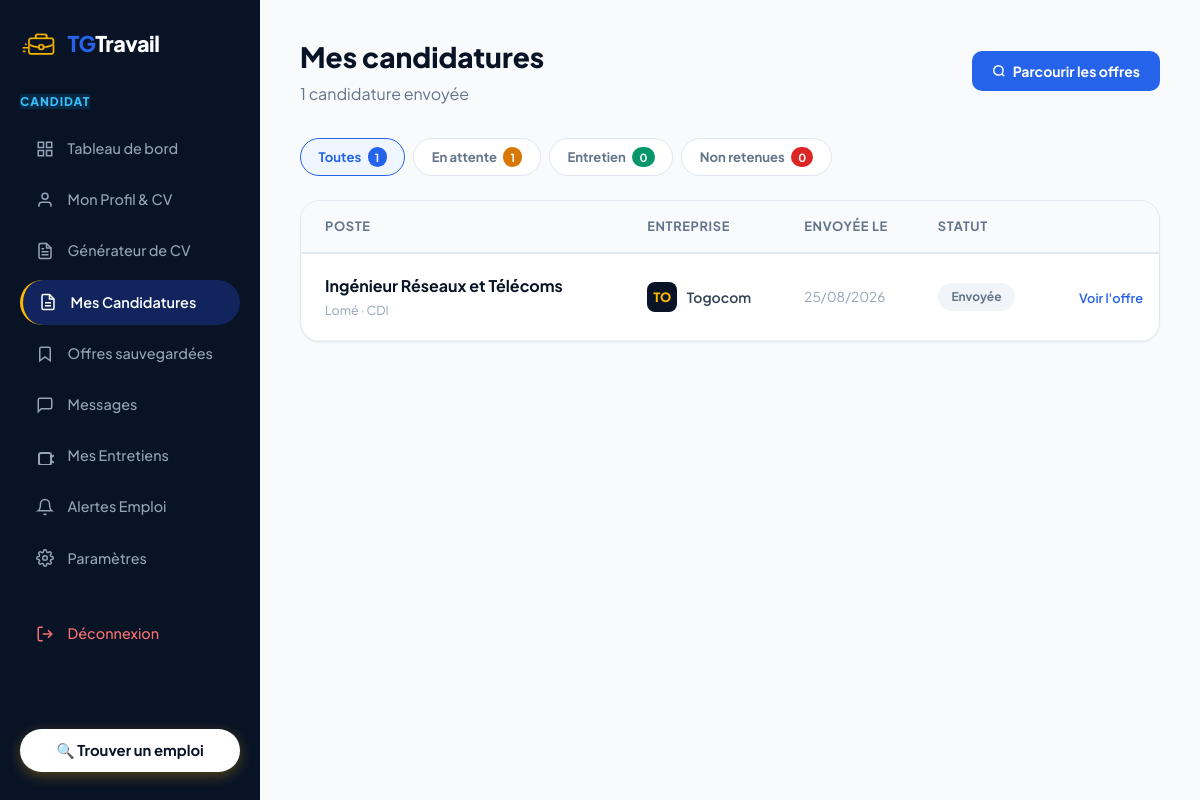
Page /siteweb/candidat/mes-candidatures.php (signed in) on the committed database.
### tables this page shows
CREATE TABLE `applications` (
  `id` int(11) NOT NULL AUTO_INCREMENT,
  `job_id` int(11) NOT NULL,
  `candidate_id` int(11) NOT NULL,
  `lettre_motivation` text,
  `video_pitch` varchar(255) DEFAULT NULL,
  `cv_url` varchar(255) DEFAULT NULL,
  `pretention_salariale` int(11) DEFAULT NULL,
  `disponibilite` varchar(50) DEFAULT NULL,
  `statut` enum('nouveau','evaluation','entretien','embauche','refuse','en_attente','vue','retenu','accepte') DEFAULT 'nouveau',
  `date_entretien` datetime DEFAULT NULL,
  `lieu_entretien` varchar(191) DEFAULT NULL,
  `type_entretien` varchar(50) DEFAULT NULL,
  `note_recruteur` text,
  `created_at` timestamp NOT NULL DEFAULT CURRENT_TIMESTAMP,
  `updated_at` timestamp NOT NULL DEFAULT CURRENT_TIMESTAMP ON UPDATE CURRENT_TIMESTAMP,
  PRIMARY KEY (`id`),
  KEY `job_id` (`job_id`),
  KEY `candidate_id` (`candidate_id`),
  CONSTRAINT `applications_ibfk_1` FOREIGN KEY (`job_id`) REFERENCES `jobs` (`id`) ON DELETE CASCADE,
  CONSTRAINT `applications_ibfk_2` FOREIGN KEY (`candidate_id`) REFERENCES `users` (`id`) ON DELETE CASCADE
);

CREATE TABLE `jobs` (
  `id` int(11) NOT NULL AUTO_INCREMENT,
  `company_id` int(11) NOT NULL,
  `titre` varchar(191) NOT NULL,
  `categorie` varchar(100) NOT NULL,
  `type_contrat` varchar(50) NOT NULL,
  `lieu` varchar(100) NOT NULL DEFAULT 'Lomé',
  `mode_travail` varchar(50) NOT NULL DEFAULT 'Sur site',
  `experience_requise` varchar(50) NOT NULL DEFAULT '2-4 ans',
  `salaire_min` int(11) NOT NULL DEFAULT '150000',
  `salaire_max` int(11) NOT NULL DEFAULT '250000',
  `description` text NOT NULL,
  `missions` text,
  `profil_recherche` text,
  `competences_requises` text,
  `date_limite` date DEFAULT NULL,
  `pack` enum('simple','alaune') NOT NULL DEFAULT 'simple',
  `statut` enum('active','en_attente','refusee','expiree','ouverte','suspendue') DEFAULT 'active',
  `motif_rejet` text,
  `vues_count` int(11) NOT NULL DEFAULT '0',
  `candidatures_count` int(11) NOT NULL DEFAULT '0',
  `created_at` timestamp NOT NULL DEFAULT CURRENT_TIMESTAMP,
  `updated_at` timestamp NOT NULL DEFAULT CURRENT_TIMESTAMP ON UPDATE CURRENT_TIMESTAMP,
  `boosted_until` datetime DEFAULT NULL,
  `featured_until` datetime DEFAULT NULL,
  `push_sent_at` datetime DEFAULT NULL,
  PRIMARY KEY (`id`),
  KEY `company_id` (`company_id`),
  CONSTRAINT `jobs_ibfk_1` FOREIGN KEY (`company_id`) REFERENCES `companies` (`id`) ON DELETE CASCADE
);

CREATE TABLE `companies` (
  `id` int(11) NOT NULL AUTO_INCREMENT,
  `user_id` int(11) NOT NULL,
  `nom` varchar(150) NOT NULL,
  `secteur` varchar(100) NOT NULL,
  `ville` varchar(100) NOT NULL DEFAULT 'Lomé',
  `adresse` varchar(255) DEFAULT NULL,
  `telephone` varchar(30) DEFAULT NULL,
  `email` varchar(191) DEFAULT NULL,
  `logo` varchar(255) DEFAULT NULL,
  `description` text,
  `rccm` varchar(100) DEFAULT NULL,
  `verifie` tinyint(1) NOT NULL DEFAULT '0',
  `created_at` timestamp NOT NULL DEFAULT CURRENT_TIMESTAMP,
  `site_web` varchar(255) DEFAULT NULL,
  `type_entite` enum('entreprise','particulier') DEFAULT 'entreprise',
  `cni_document` varchar(255) DEFAULT NULL,
  `statut_validation` enum('en_attente','valide','rejete','a_completer') DEFAULT 'en_attente',
  `motif_rejet` text,
  `subscription_plan` enum('gratuit','basique','premium') DEFAULT 'gratuit',
  `subscription_end` datetime DEFAULT NULL,
  `job_credits` int(11) DEFAULT '0',
  PRIMARY KEY (`id`),
  KEY `user_id` (`user_id`),
  CONSTRAINT `companies_ibfk_1` FOREIGN KEY (`user_id`) REFERENCES `users` (`id`) ON DELETE CASCADE
);

### siteweb/candidat/mes-candidatures.php (the view, shortened to what this page needs)
<?php
$userId = $_SESSION['user_id'];
$pdo = getDB();
$stmt = $pdo->prepare("
  SELECT a.*, j.titre, j.lieu as ville, j.type_contrat, comp.nom as raison_sociale, comp.logo as logo_url
  FROM applications a
  JOIN jobs j ON a.job_id = j.id
  JOIN companies comp ON j.company_id = comp.id
  WHERE a.candidate_id = ?
  ORDER BY a.created_at DESC
");
$stmt->execute([$userId]);
$candidatures = $stmt->fetchAll();
include __DIR__ . '/../includes/header.php';
?>
<div class="dashboard-wrapper">
  <?php include __DIR__ . '/../includes/candidat_sidebar.php'; ?>
  <main class="dashboard-content-main">
    <div class="dashboard-header" style="display:flex; justify-content:space-between; align-items:center; margin-bottom:2rem; flex-wrap:wrap; gap:1rem;">
      <div class="dashboard-header-left" style="display:flex; align-items:center; gap:1rem;">
        <div>
        <h1 style="font-size:1.75rem; font-weight:800; color:var(--color-primary-dark);">Mes candidatures</h1>
        <p style="color:var(--text-muted); margin-top:0.25rem;">
          <?= count($candidatures) ?> candidature<?= count($candidatures) > 1 ? 's' : '' ?> envoyée<?= count($candidatures) > 1 ? 's' : '' ?>
        </p>
      </div>
      </div>
      <a href="../pages/offres.php" style="display:inline-flex; align-items:center; gap:0.4rem; padding:0.6rem 1.25rem; border-radius:10px; background:#2563EB; color:#FFF; font-weight:700; font-size:0.875rem; text-decoration:none;">
        <svg width="14" height="14" viewBox="0 0 24 24" fill="none" stroke="currentColor" stroke-width="2.5"><circle cx="11" cy="11" r="8"/><line x1="21" y1="21" x2="16.65" y2="16.65"/></svg>
        Parcourir les offres
      </a>
    </div>
    <?php if (empty($candidatures)): ?>
      <div style="text-align:center; padding:4rem 2rem; background:var(--bg-surface); border:1px solid var(--border-light); border-radius:20px;">
        <div style="width:72px; height:72px; background:#EFF6FF; border-radius:50%; display:flex; align-items:center; justify-content:center; margin:0 auto 1.25rem;">
          <svg width="32" height="32" viewBox="0 0 24 24" fill="none" stroke="#2563EB" stroke-width="1.5"><path d="M14 2H6a2 2 0 0 0-2 2v16a2 2 0 0 0 2 2h12a2 2 0 0 0 2-2V8z"/><polyline points="14 2 14 8 20 8"/><line x1="16" y1="13" x2="8" y2="13"/><line x1="16" y1="17" x2="8" y2="17"/></svg>
        </div>
        <h2 style="font-size:1.2rem; font-weight:800; color:#081326; margin:0 0 0.5rem;">Vous n'avez pas encore postulé</h2>
        <p style="color:#64748B; font-size:0.9rem; margin:0 0 1.5rem; max-width:360px; margin-left:auto; margin-right:auto;">Des centaines d'offres vous attendent. Trouvez celle qui correspond à votre profil et postulez en 2 minutes.</p>
        <a href="../pages/offres.php" style="display:inline-block; padding:0.75rem 1.75rem; border-radius:12px; background:#2563EB; color:#FFF; font-weight:700; font-size:0.9rem; text-decoration:none;">
          Découvrir les offres disponibles
        </a>
      </div>
    <?php else: ?>
      <?php
        $counts = ['tous' => count($candidatures)];
        $groupMap = [
          'pending'   => ['nouveau','en_attente','evaluation'],
          'entretien' => ['entretien'],
          'refuse'    => ['refuse','refusee'],
        ];
        foreach ($groupMap as $key => $vals) {
            $counts[$key] = count(array_filter($candidatures, fn($c) => in_array($c['statut'], $vals)));
        }
        $activeFilter = $_GET['filter'] ?? 'tous';
      ?>
      <div style="display:flex; gap:0.5rem; margin-bottom:1.5rem; flex-wrap:wrap;">
        <?php
          $tabs = [
            'tous'      => ['label' => 'Toutes',         'color' => '#2563EB', 'bg' => '#EFF6FF'],
            'pending'   => ['label' => 'En attente',     'color' => '#D97706', 'bg' => '#FFFBEB'],
            'entretien' => ['label' => 'Entretien',      'color' => '#059669', 'bg' => '#ECFDF5'],
            'refuse'    => ['label' => 'Non retenues',   'color' => '#DC2626', 'bg' => '#FEF2F2'],
          ];
          foreach ($tabs as $key => $tab):
            $isActive = ($activeFilter === $key);
        ?>
          <a href="?filter=<?= $key ?>"
             style="display:inline-flex; align-items:center; gap:0.4rem; padding:0.5rem 1.1rem; border-radius:99px; font-size:0.82rem; font-weight:700; text-decoration:none; border:1.5px solid <?= $isActive ? $tab['color'] : '#E2E8F0' ?>; background:<?= $isActive ? $tab['bg'] : '#FFF' ?>; color:<?= $isActive ? $tab['color'] : '#64748B' ?>; transition:all 0.15s;">
            <?= $tab['label'] ?>
            <span style="background:<?= $tab['color'] ?>; color:#FFF; font-size:0.7rem; padding:0.1rem 0.45rem; border-radius:99px;"><?= $counts[$key] ?></span>
          </a>
        <?php endforeach; ?>
      </div>
      <div style="background:var(--bg-surface); border:1px solid var(--border-light); border-radius:20px; overflow:hidden; box-shadow:var(--shadow-sm);">
        <?php
          $filtered = $candidatures;
          if (empty($filtered)):
        ?>
          <div style="text-align:center; padding:3rem 1rem; color:#64748B;">
            <p style="font-size:0.95rem;">Aucune candidature dans cette catégorie.</p>
          </div>
        <?php else: ?>
          <table style="width:100%; border-collapse:collapse; text-align:left;">
            <thead>
              <tr style="background:#F8FAFC; border-bottom:2px solid #E2E8F0;">
                <th style="padding:1rem 1.5rem; color:#64748B; font-size:0.8rem; font-weight:700; text-transform:uppercase; letter-spacing:0.05em;">Poste</th>
                <th style="padding:1rem; color:#64748B; font-size:0.8rem; font-weight:700; text-transform:uppercase; letter-spacing:0.05em;">Entreprise</th>
                <th style="padding:1rem; color:#64748B; font-size:0.8rem; font-weight:700; text-transform:uppercase; letter-spacing:0.05em;">Envoyée le</th>
                <th style="padding:1rem; color:#64748B; font-size:0.8rem; font-weight:700; text-transform:uppercase; letter-spacing:0.05em;">Statut</th>
                <th style="padding:1rem; color:#64748B; font-size:0.8rem; font-weight:700; text-transform:uppercase; letter-spacing:0.05em;"></th>
              </tr>
            </thead>
            <tbody>
              <?php foreach ($filtered as $cand):
                $statut = $cand['statut'];
                $statusConfig = [
                  'nouveau'    => ['Envoyée',          '#64748B', '#F1F5F9'],
                  'en_attente' => ['En attente',       '#D97706', '#FFFBEB'],
                  'evaluation' => ['En évaluation',    '#7C3AED', '#F5F3FF'],
                  'vue'        => ['Vue',               '#2563EB', '#EFF6FF'],
                  'retenu'     => ['Retenu(e)',         '#059669', '#ECFDF5'],
                  'entretien'  => ['Entretien prévu',  '#059669', '#ECFDF5'],
                  'embauche'   => ['Recruté(e)',        '#065F46', '#D1FAE5'],
                  'accepte'    => ['Acceptée',         '#065F46', '#D1FAE5'],
                  'refuse'     => ['Non retenu(e)',     '#DC2626', '#FEF2F2'],
                  'refusee'    => ['Non retenu(e)',     '#DC2626', '#FEF2F2'],
                ];
                [$badgeText, $badgeColor, $badgeBg] = $statusConfig[$statut] ?? [ucfirst($statut), '#64748B', '#F1F5F9'];
                $dateAffichee = $cand['created_at'] ?? null;
              ?>
              <tr style="border-bottom:1px solid #F1F5F9; transition:background 0.15s;" onmouseover="this.style.background='#F8FAFC'" onmouseout="this.style.background=''">
                <td style="padding:1.25rem 1.5rem;">
                  <div style="font-weight:700; color:#081326; margin-bottom:0.2rem;"><?= htmlspecialchars($cand['titre']) ?></div>
                  <div style="font-size:0.78rem; color:#94A3B8;">
                    <?= htmlspecialchars($cand['ville'] ?? '') ?>
                    <?= !empty($cand['type_contrat']) ? ' · ' . htmlspecialchars($cand['type_contrat']) : '' ?>
                  </div>
                </td>
                <td style="padding:1.25rem 1rem;">
                  <div style="display:flex; align-items:center; gap:0.6rem;">
                    <div style="width:30px; height:30px; border-radius:8px; background:#081326; color:#FFB800; display:flex; align-items:center; justify-content:center; font-weight:800; font-size:0.8rem; flex-shrink:0;">
                      <?= strtoupper(substr($cand['raison_sociale'], 0, 2)) ?>
                    </div>
                    <span style="font-weight:600; color:#334155; font-size:0.875rem;"><?= htmlspecialchars($cand['raison_sociale']) ?></span>
                  </div>
                </td>
                <td style="padding:1.25rem 1rem; color:#94A3B8; font-size:0.85rem;">
                  <?= $dateAffichee ? date('d/m/Y', strtotime($dateAffichee)) : '—' ?>
                </td>
                <td style="padding:1.25rem 1rem;">
                  <span style="display:inline-block; padding:0.3rem 0.85rem; border-radius:99px; font-size:0.75rem; font-weight:700; background:<?= $badgeBg ?>; color:<?= $badgeColor ?>;">
                    <?= $badgeText ?>
                  </span>
                </td>
                <td style="padding:1.25rem 1rem; text-align:right;">
                  <a href="id=<?= $cand['job_id'] ?>" style="font-size:0.8rem; color:#2563EB; text-decoration:none; font-weight:600;" onmouseover="this.style.textDecoration='underline'" onmouseout="this.style.textDecoration='none'">Voir l'offre</a>
                </td>
              </tr>
              <?php endforeach; ?>
            </tbody>
          </table>
        <?php endif; ?>
      </div>
    <?php endif; ?>
  </main>
</div>
<?php require_once __DIR__ . '/../includes/footer.php'; ?>

### siteweb/css/style.css (style rules this page uses)
:root { --color-primary-dark: #081326; --color-primary-navy: #0C1E3C; --color-primary-blue: #1E40AF; --color-primary-hover: #1D4ED8; --color-accent-yellow: #FFB800; --color-accent-yellow-hover: #E5A500; --color-accent-orange: #F97316; --bg-page: #F8FAFC; --bg-surface: #FFFFFF; --bg-surface-secondary: #F1F5F9; --border-light: #E2E8F0; --border-subtle: #F1F5F9; --text-main: #0F172A; --text-muted: #64748B; --text-light: #94A3B8; --status-green-bg: #ECFDF5; --status-green-text: #059669; --status-green-border: #A7F3D0; --status-blue-bg: #EFF6FF; --status-blue-text: #2563EB; --status-purple-bg: #FAF5FF; --status-purple-text: #9333EA; --status-orange-bg: #FFFBEB; --status-orange-text: #D97706; --status-red-bg: #FEF2F2; --status-red-text: #DC2626; --font-family: 'Plus Jakarta Sans', 'Outfit', system-ui, -apple-system, sans-serif; --radius-sm: 8px; --radius-md: 12px; --radius-lg: 16px; --radius-xl: 24px; --radius-pill: 9999px; --shadow-sm: 0 1px 2px 0 rgba(0, 0, 0, 0.05); --shadow-md: 0 4px 6px -1px rgba(0, 0, 0, 0.08), 0 2px 4px -1px rgba(0, 0, 0, 0.04); --shadow-lg: 0 10px 15px -3px rgba(0, 0, 0, 0.08), 0 4px 6px -2px rgba(0, 0, 0, 0.03); --shadow-card: 0 10px 30px -10px rgba(0, 0, 0, 0.06); --shadow-dropdown: 0 20px 25px -5px rgba(0, 0, 0, 0.1), 0 10px 10px -5px rgba(0, 0, 0, 0.04); --max-width: 1240px; }
*, *::before, *::after { box-sizing: border-box; margin: 0; padding: 0; }
body { font-family: var(--font-family); background-color: var(--bg-page); color: var(--text-main); line-height: 1.5; -webkit-font-smoothing: antialiased; min-height: 100vh; display: flex; flex-direction: column; }
a { color: inherit; text-decoration: none; }
.dashboard-wrapper { display: flex; min-height: 100vh; background-color: var(--bg-body); }
.dashboard-content-main { flex: 1; padding: 2.25rem 2.5rem; overflow-y: auto; }

### rows in the picture
applications: job.titre "Ingénieur Réseaux et Télécoms", job.lieu "Lomé", job.type_contrat "CDI", companies.nom "TO", companies.nom "Togocom", created_at "25/08/2026", badgeText "Envoyée"

### other values in the picture
count($candidatures) "1"
$tab['label'] "Toutes"
$counts[$key] "1"
$tab['label'] "En attente"
$tab['label'] "Entretien"
$counts[$key] "0"
$tab['label'] "Non retenues"
